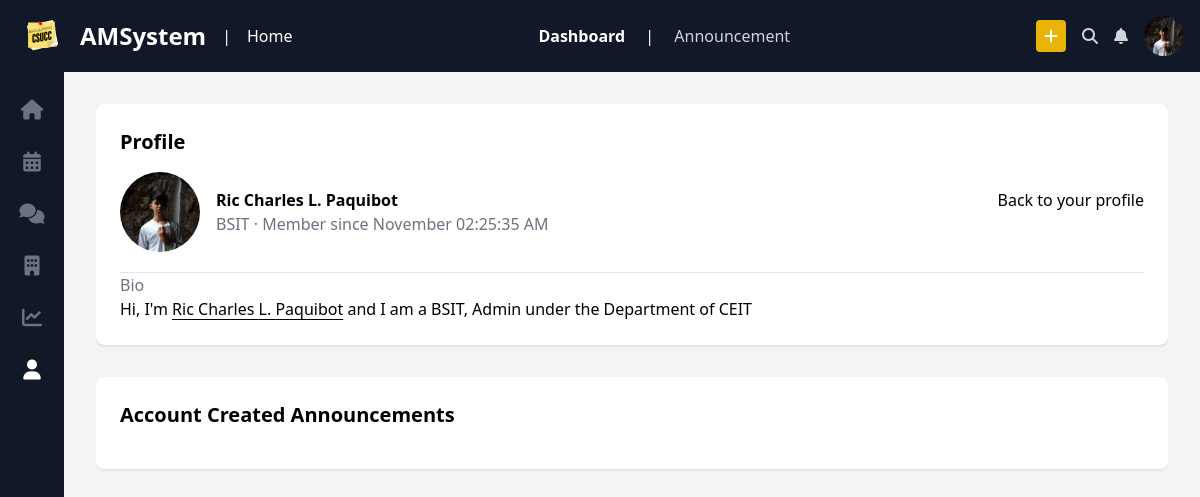
The app's page /user/13 (signed in) with its own data.
### tables this page shows
CREATE TABLE `users` (
  `user_id` int(11) NOT NULL,
  `id_number` varchar(20) NOT NULL,
  `first_name` varchar(50) NOT NULL,
  `last_name` varchar(50) NOT NULL,
  `middle_initial` char(1) DEFAULT NULL,
  `email` varchar(100) NOT NULL,
  `password` varchar(255) NOT NULL,
  `department_id` int(11) DEFAULT NULL,
  `program_id` int(11) DEFAULT NULL,
  `contact_number` varchar(15) DEFAULT NULL,
  `address_purok` varchar(50) DEFAULT NULL,
  `address_barangay` varchar(50) DEFAULT NULL,
  `address_city` varchar(50) DEFAULT NULL,
  `address_zip` varchar(10) DEFAULT NULL,
  `address_province` varchar(50) DEFAULT NULL,
  `gender` enum('Male','Female','Other') DEFAULT NULL,
  `role_id` int(11) DEFAULT NULL,
  `photo` varchar(255) NOT NULL,
  `created_at` timestamp NOT NULL DEFAULT current_timestamp()
);

CREATE TABLE `programs` (
  `program_id` int(11) NOT NULL,
  `program_name` varchar(100) NOT NULL,
  `department_id` int(11) DEFAULT NULL
);

CREATE TABLE `roles` (
  `role_id` int(11) NOT NULL,
  `role_name` varchar(50) NOT NULL
);

CREATE TABLE `departments` (
  `department_id` int(11) NOT NULL,
  `department_name` varchar(100) NOT NULL
);

### Controller/Views.php (called while the page is built)
<?php
class View {
    public static function render($view, $data = []) {
        extract($data);
        require "./Views/{$view}.php";
    }
}

### Controller/UsersController.php (called while the page is built, shortened)
<?php
require('./Model/UserModel.php');
class UsersController extends Users{
    public static function find($id){
        $user = Users::find($id);
        View::render("profile", ["users"=>$user]);
    }
}

### index.php (called while the page is built, shortened)
<?php
require('./Controller/Views.php');
require('./Controller/Route.php');
$path = isset($_GET["path"]) ? $_GET["path"] : "";
Route::get('/user/{id}', function($id) {
    require_once('./Controller/UsersController.php');
    UsersController::find($id);
});
$requestUri = "/".$path ;
Route::dispatch($requestUri);

### Model/UserModel.php (called while the page is built, shortened)
<?php
class Users extends Database {
    public static function find($id) {
        $db = new Database();
        $conn = $db->Connect();
        $stmt = $conn->prepare("SELECT posts.*, users.*, pinned_posts.*, categories.*,
                                departments.*, programs.*, roles.*, scheduled_posts.*,
                                DATE(users.created_at) AS date_only,
                                TIME_FORMAT(users.created_at, '%h:%i:%s %p') AS time_only,
                                MONTHNAME(users.created_at) AS month_name
                                FROM users
                                INNER JOIN posts ON users.user_id = posts.user_id
                                LEFT JOIN pinned_posts ON posts.post_id = pinned_posts.post_id
                                LEFT JOIN categories ON posts.category_id = categories.category_id
                                LEFT JOIN departments ON users.department_id = departments.department_id
                                LEFT JOIN programs ON users.program_id = programs.program_id
                                LEFT JOIN roles ON users.role_id = roles.role_id
                                LEFT JOIN scheduled_posts ON posts.post_id = scheduled_posts.post_id
                                WHERE users.user_id = :user_id");
        $stmt->bindParam(':user_id', $id, PDO::PARAM_INT);
        if ($stmt->execute()) {
            return $stmt->fetch(PDO::FETCH_ASSOC) ?: null;
        }
        return null;
    }
}

### Views/profile.php (the view, shortened to what this page needs)
<!DOCTYPE html>
<html lang="en">
<head>
    <script src="https://cdn.tailwindcss.com"></script>
    <link rel="stylesheet" href="https://cdnjs.cloudflare.com/ajax/libs/font-awesome/6.4.2/css/all.min.css">
    <link href="https://cdn.jsdelivr.net/npm/quill@2.0.2/dist/quill.snow.css" rel="stylesheet" />
</head>
<body class="bg-gray-100">
    <header class="bg-gray-900 text-white p-4 flex justify-between items-center sticky top-0 z-50">
        <div class="flex items-center space-x-4">
            <img src="../assets/ams-logo.svg" alt="CSUCC logo" class="w-12">
            <h1 class="text-2xl font-bold">AMSystem</h1>
            <span class="mx-4">|</span>
            <p>Home</p>
        </div>
        <nav class="space-x-4">
            <a href="#" class="text-white font-bold">Dashboard</a>
            <span class="mx-4">|</span>
            <a href="#" class="text-gray-300 hover:text-white">Announcement</a>
        </nav>
        <div class="flex items-center space-x-4">
            <button class="bg-yellow-500 px-2 py-1 rounded">
                <i class="fa-solid fa-plus"></i>
            </button>
            <button class="text-gray-300"><i class="fa-solid fa-magnifying-glass"></i></button>
            <button class="text-gray-300"><i class="fa-solid fa-bell"></i></button>
            <img src="../assets/profile.jpg" alt="Profile" class="w-10 h-10 rounded-full">
        </div>
    </header>
    <main class="flex">
        <aside class="w-16 bg-gray-900 text-white flex flex-col items-center space-y-6 py-6 sticky top-14 h-screen">
            <a href="../home" class="text-gray-500"><i class="fa-solid fa-house text-xl"></i></a>
            <a href="../calendar" class="text-gray-500"><i class="fa-solid fa-calendar-days text-xl"></i></a>
            <a href="../chat" class="text-gray-500"><i class="fa-solid fa-comments text-xl"></i></a>
            <a href="../department" class="text-gray-500"><i class="fa-solid fa-building text-xl"></i></a>
            <a href="./status" class="text-gray-500"><i class="fa-solid fa-chart-line text-xl"></i></a>
            <a href="../dashboard" class="text-white"><i class="fa-solid fa-user text-xl"></i></a>
        </aside>
        <section class="flex-1 p-8 flex space-x-8">
            <div class="flex-1 overflow-y-auto h-100vh">
                <div class="bg-white p-6 rounded-lg shadow mb-8">
                    <h2 class="text-xl font-bold mb-4">Profile</h2>
                    <div class="flex items-center space-x-4 ">
                        <img src="../assets/profile.jpg" alt="Profile" class="w-20 h-20 rounded-full">
                        <div class="flex justify-between size-full">
                            <div>
                                <h3 class="font-bold" id="user-name"><?php echo $users["first_name"] . " " . $users["middle_initial"] . ". " . $users["last_name"]; ?></h3>
                                <p class="text-gray-500"><span id="program"><?= $users["program_name"]?></span> · Member since <span id="month_name"><?=$users["month_name"]?></span> <span id="time_only"><?=$users["time_only"]?></span></p>
                            </div>
                            <?php
                            if($users["user_id"] == $_SESSION["user_id"]){
                               ?>
                               <div>
                                    <a href="../edit-profile">Edit</a>
                                    <span class="mx-4"> | </span>
                                    <a href="../settings">Settings</a>
                                    <span class="mx-4"> | </span>
                                    <a href="../logout">Logout</a>
                                </div>
                               <?php
                            }else{
                                ?>
                                <div>
                                    <a href="../dashboard">Back to your profile</a>
                                </div>
                                <?php
                            }
                            ?>
                        </div>
                    </div>
                    <hr class="mt-5">
                    <div>
                        <p class="text-gray-500">Bio</p>
                        Hi, I'm <span class="underline underline-offset-4"><?=$users["first_name"] . " " . $users["middle_initial"] . ". " . $users["last_name"];?></span> and I am a <?=$users["program_name"]?>, <?=$users["role_name"]?>  under the Department of <?=$users["department_name"]?>
                    </div>
                </div>
                <div class="bg-white p-6 rounded-lg shadow mb-8">
                    <h2 class="text-xl font-bold mb-4">Account Created Announcements</h2>
                </div>
            </div>
        </section>
    </main>
</body>
</html>

### Controller/Route.php (shortened to what this page needs)
<?php
class Route {
    private static $getRoutes = [];
    private static $postRoutes = [];
    public static function get($path, $callback) {
        self::$getRoutes[$path] = $callback;
    }
    public static function post($path, $callback) {
        self::$postRoutes[$path] = $callback;
    }
    public static function dispatch($requestUri) {
        $requestMethod = $_SERVER['REQUEST_METHOD'];
        $routes = $requestMethod === 'GET' ? self::$getRoutes : self::$postRoutes;
        foreach ($routes as $route => $callback) {
            $pattern = preg_replace('/\{[a-zA-Z0-9_]+\}/', '([a-zA-Z0-9_]+)', $route);
            $pattern = str_replace('/', '\/', $pattern);
            if (preg_match('/^' . $pattern . '$/', $requestUri, $matches)) {
                array_shift($matches);
                return call_user_func_array($callback, $matches);
            }
        }
    }
}

### records on screen
users: first_name "Ric Charles", middle_initial "L", last_name "Paquibot", program.program_name "BSIT", month_name "November", time_only "02:25:35 AM", shows "Back to your profile", role.role_name "Admin", department.department_name "CEIT"
